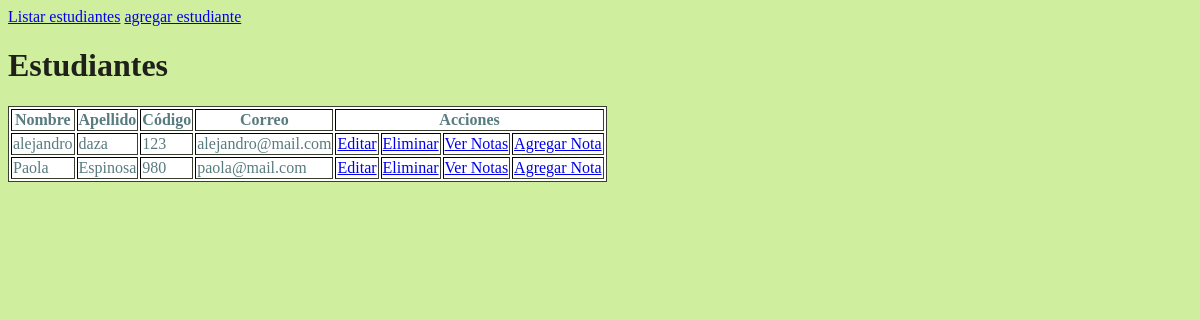
Before: / with the older database file.
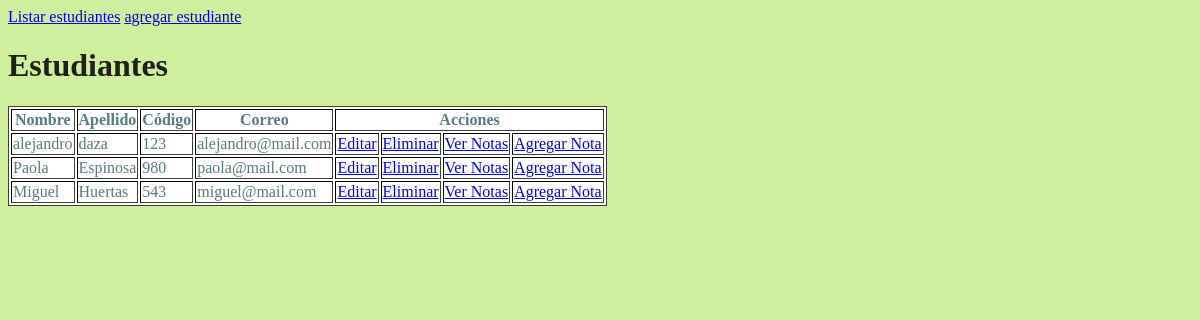
After: the same page with the newer database file.
### principal.py (models this page shows, shortened)
class Estudiante(db.Model):
    id = db.Column('estudiante_id', db.Integer, primary_key = True)
    nombre = db.Column(db.String(50))
    apellido = db.Column(db.String(50))
    codigo = db.Column(db.String(15))
    correo = db.Column(db.String(50))

### principal.py (the view)
@app.route('/')
def index():
    return render_template("index.html", rows = Estudiante.query.all())

### templates/index.html (shortened to what this page needs)
<!DOCTYPE html>
<html>
    <head>
        <link rel="stylesheet" type="text/css" href="{{url_for('static', filename='estilos/default.css')}}">
    </head>
    <body>
        <nav>
            <a href="{{ url_for('index')}}">Listar estudiantes</a>
            <a href="{{ url_for('nuevo')}}">agregar estudiante</a>
        </nav>
        <h1>Estudiantes</h1>
        <table border="1">
            <tr>
                <th>Nombre</th>
                <th>Apellido</th>
                <th>Código</th>
                <th>Correo</th>
                <th colspan="4">Acciones</th>
            </tr>
            {% for r in rows %}
                <tr>
                    <td>{{ r.nombre }}</td>
                    <td>{{ r.apellido }}</td>
                    <td>{{ r.codigo }}</td>
                    <td>{{ r.correo }}</td>
                    <td><a href="/editar_estudiante?id={{ r.id }}">Editar</a></td>
                    <td><a href="/eliminar_estudiante?id={{ r.id }}">Eliminar</a></td>
                    <td><a href="/ver_notas?id={{ r.id }}">Ver Notas</a></td>
                    <td><a href="/agregar_nota?id={{ r.id }}">Agregar Nota</a></td>
                </tr>
            {% endfor %}
        </table>
    </body>
</html>

### static/estilos/default.css (style rules this page uses)
body { background-color: #cfee9e; color: #1e2019; }
table { background-color: #ffffff; color: #587b7f; border: 1px solid #394032 }
th { font-weight: bolder; }

Changed rows visible on the page:
added Estudiante: nombre "Miguel", apellido "Huertas", codigo "543", correo "miguel@mail.com"
